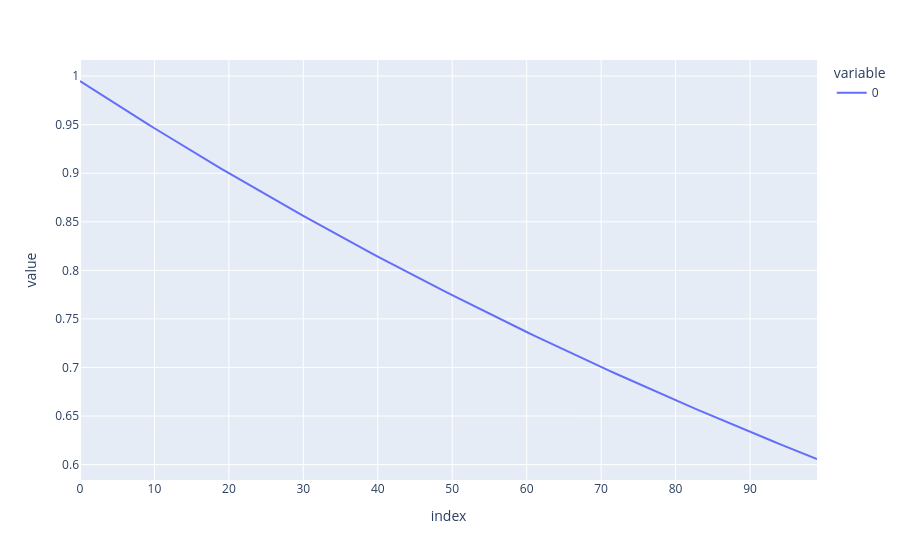

The code cell stored with this chart in its notebook:
### Markdown cell above
## Diffusion Distributions

### Code cell
px.line(diffusion_params.alpha_bar_by_step)

### Figure 1 — Plotly figure (JSON) as saved in the notebook; plotly's stock layout.template omitted (floating-point values rounded to 4 significant figures)
{"data": [{"hovertemplate": "variable=0<br>index=%{x}<br>value=%{y}<extra></extra>", "legendgroup": "0", "line": {"color": "#636efa", "dash": "solid"}, "marker": {"symbol": "circle"}, "mode": "lines", "name": "0", "orientation": "v", "showlegend": true, "type": "scatter", "x": [0, 1, 2, 3, 4, 5, 6, 7, 8, 9, 10, 11, 12, 13, 14, 15, 16, 17, 18, 19, 20, 21, 22, 23, 24, 25, 26, 27, 28, 29, 30, 31, 32, 33, 34, 35, 36, 37, 38, 39, 40, 41, 42, 43, 44, 45, 46, 47, 48, 49, 50, 51, 52, 53, 54, 55, 56, 57, 58, 59, 60, 61, 62, 63, 64, 65, 66, 67, 68, 69, 70, 71, 72, 73, 74, 75, 76, 77, 78, 79, 80, 81, 82, 83, 84, 85, 86, 87, 88, 89, 90, 91, 92, 93, 94, 95, 96, 97, 98, 99], "xaxis": "x", "y": [0.995, 0.99, 0.9851, 0.9801, 0.9752, 0.9704, 0.9655, 0.9607, 0.9559, 0.9511, 0.9464, 0.9416, 0.9369, 0.9322, 0.9276, 0.9229, 0.9183, 0.9137, 0.9092, 0.9046, 0.9001, 0.8956, 0.8911, 0.8867, 0.8822, 0.8778, 0.8734, 0.8691, 0.8647, 0.8604, 0.8561, 0.8518, 0.8475, 0.8433, 0.8391, 0.8349, 0.8307, 0.8266, 0.8224, 0.8183, 0.8142, 0.8102, 0.8061, 0.8021, 0.7981, 0.7941, 0.7901, 0.7862, 0.7822, 0.7783, 0.7744, 0.7705, 0.7667, 0.7629, 0.759, 0.7553, 0.7515, 0.7477, 0.744, 0.7403, 0.7366, 0.7329, 0.7292, 0.7256, 0.7219, 0.7183, 0.7147, 0.7112, 0.7076, 0.7041, 0.7005, 0.697, 0.6936, 0.6901, 0.6866, 0.6832, 0.6798, 0.6764, 0.673, 0.6696, 0.6663, 0.663, 0.6597, 0.6564, 0.6531, 0.6498, 0.6466, 0.6433, 0.6401, 0.6369, 0.6337, 0.6306, 0.6274, 0.6243, 0.6211, 0.618, 0.6149, 0.6119, 0.6088, 0.6058], "yaxis": "y"}], "layout": {"legend": {"title": {"text": "variable"}, "tracegroupgap": 0}, "margin": {"t": 60}, "xaxis": {"anchor": "y", "domain": [0, 1], "title": {"text": "index"}}, "yaxis": {"anchor": "x", "domain": [0, 1], "title": {"text": "value"}}}}
